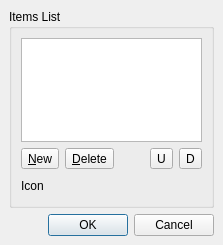
<ui version="4.0" >
 <comment>*********************************************************************
**
** Copyright (C) 2008 Nokia Corporation and/or its subsidiary(-ies).
** Contact: Qt Software Information (qt-info@nokia.com)
**
** This file is part of the Qt Designer of the Qt Toolkit.
**
** Commercial Usage
** Licensees holding valid Qt Commercial licenses may use this file in
** accordance with the Qt Commercial License Agreement provided with the
** Software or, alternatively, in accordance with the terms contained in
** a written agreement between you and Nokia.
**
**
** GNU General Public License Usage
** Alternatively, this file may be used under the terms of the GNU
** General Public License versions 2.0 or 3.0 as published by the Free
** Software Foundation and appearing in the file LICENSE.GPL included in
** the packaging of this file.  Please review the following information
** to ensure GNU General Public Licensing requirements will be met:
** http://www.fsf.org/licensing/licenses/info/GPLv2.html and
** http://www.gnu.org/copyleft/gpl.html.  In addition, as a special
** exception, Nokia gives you certain additional rights. These rights
** are described in the Nokia Qt GPL Exception version 1.3, included in
** the file GPL_EXCEPTION.txt in this package.
**
** Qt for Windows(R) Licensees
** As a special exception, Nokia, as the sole copyright holder for Qt
** Designer, grants users of the Qt/Eclipse Integration plug-in the
** right for the Qt/Eclipse Integration to link to functionality
** provided by Qt Designer and its related libraries.
**
** If you are unsure which license is appropriate for your use, please
** contact the sales department at qt-sales@nokia.com.
**
*********************************************************************</comment>
 <class>qdesigner_internal::ListWidgetEditor</class>
 <widget class="QDialog" name="qdesigner_internal::ListWidgetEditor" >
  <property name="geometry" >
   <rect>
    <x>0</x>
    <y>0</y>
    <width>223</width>
    <height>245</height>
   </rect>
  </property>
  <property name="windowTitle" >
   <string>Dialog</string>
  </property>
  <layout class="QVBoxLayout" >
   <property name="spacing" >
    <number>6</number>
   </property>
   <property name="margin" >
    <number>9</number>
   </property>
   <item>
    <widget class="QGroupBox" name="groupBox" >
     <property name="title" >
      <string>Items List</string>
     </property>
     <layout class="QGridLayout" name="gridLayout" >
      <item row="0" column="0" >
       <widget class="QListWidget" name="listWidget" >
        <property name="toolTip" >
         <string>Items List</string>
        </property>
       </widget>
      </item>
      <item row="1" column="0" >
       <layout class="QHBoxLayout" name="horizontalLayout_2" >
        <item>
         <widget class="QToolButton" name="newItemButton" >
          <property name="toolTip" >
           <string>New Item</string>
          </property>
          <property name="text" >
           <string>&amp;New</string>
          </property>
         </widget>
        </item>
        <item>
         <widget class="QToolButton" name="deleteItemButton" >
          <property name="toolTip" >
           <string>Delete Item</string>
          </property>
          <property name="text" >
           <string>&amp;Delete</string>
          </property>
         </widget>
        </item>
        <item>
         <spacer>
          <property name="orientation" >
           <enum>Qt::Horizontal</enum>
          </property>
          <property name="sizeHint" stdset="0" >
           <size>
            <width>16</width>
            <height>10</height>
           </size>
          </property>
         </spacer>
        </item>
        <item>
         <widget class="QToolButton" name="moveItemUpButton" >
          <property name="toolTip" >
           <string>Move Item Up</string>
          </property>
          <property name="text" >
           <string>U</string>
          </property>
         </widget>
        </item>
        <item>
         <widget class="QToolButton" name="moveItemDownButton" >
          <property name="toolTip" >
           <string>Move Item Down</string>
          </property>
          <property name="text" >
           <string>D</string>
          </property>
         </widget>
        </item>
       </layout>
      </item>
      <item row="2" column="0" >
       <layout class="QHBoxLayout" name="horizontalLayout" >
        <item>
         <widget class="QLabel" name="label" >
          <property name="text" >
           <string>Icon</string>
          </property>
         </widget>
        </item>
        <item>
         <widget class="qdesigner_internal::IconSelector" native="1" name="itemIconSelector" />
        </item>
        <item>
         <spacer name="horizontalSpacer" >
          <property name="orientation" >
           <enum>Qt::Horizontal</enum>
          </property>
          <property name="sizeHint" stdset="0" >
           <size>
            <width>108</width>
            <height>21</height>
           </size>
          </property>
         </spacer>
        </item>
       </layout>
      </item>
     </layout>
    </widget>
   </item>
   <item>
    <widget class="QDialogButtonBox" name="buttonBox" >
     <property name="orientation" >
      <enum>Qt::Horizontal</enum>
     </property>
     <property name="standardButtons" >
      <set>QDialogButtonBox::Cancel|QDialogButtonBox::Ok</set>
     </property>
    </widget>
   </item>
  </layout>
  <zorder>buttonBox</zorder>
  <zorder>groupBox</zorder>
 </widget>
 <customwidgets>
  <customwidget>
   <class>qdesigner_internal::IconSelector</class>
   <extends>QWidget</extends>
   <header>iconselector_p.h</header>
   <container>1</container>
  </customwidget>
 </customwidgets>
 <tabstops>
  <tabstop>listWidget</tabstop>
  <tabstop>newItemButton</tabstop>
  <tabstop>deleteItemButton</tabstop>
  <tabstop>moveItemUpButton</tabstop>
  <tabstop>moveItemDownButton</tabstop>
 </tabstops>
 <resources/>
 <connections>
  <connection>
   <sender>buttonBox</sender>
   <signal>accepted()</signal>
   <receiver>qdesigner_internal::ListWidgetEditor</receiver>
   <slot>accept()</slot>
   <hints>
    <hint type="sourcelabel" >
     <x>140</x>
     <y>291</y>
    </hint>
    <hint type="destinationlabel" >
     <x>73</x>
     <y>301</y>
    </hint>
   </hints>
  </connection>
  <connection>
   <sender>buttonBox</sender>
   <signal>rejected()</signal>
   <receiver>qdesigner_internal::ListWidgetEditor</receiver>
   <slot>reject()</slot>
   <hints>
    <hint type="sourcelabel" >
     <x>230</x>
     <y>289</y>
    </hint>
    <hint type="destinationlabel" >
     <x>253</x>
     <y>304</y>
    </hint>
   </hints>
  </connection>
 </connections>
</ui>
